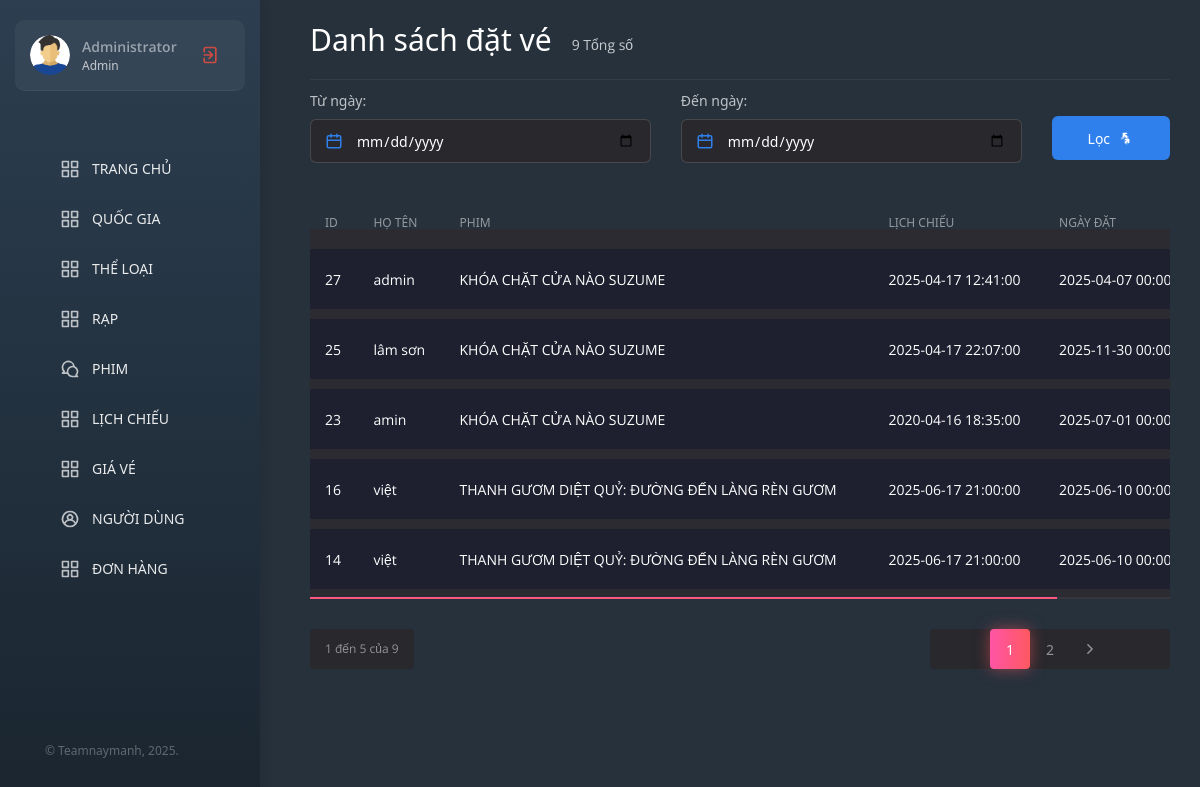
The page /admin/bookings.html (signed in) on the database its author committed.
### tables this page shows
CREATE TABLE IF NOT EXISTS `booking` (
  `id` int NOT NULL AUTO_INCREMENT,
  `user_id` int NOT NULL,
  `schedule_id` int NOT NULL,
  `total_price` int NOT NULL,
  `created_at` datetime DEFAULT NULL,
  `updated_at` datetime DEFAULT NULL,
  PRIMARY KEY (`id`),
  KEY `user_id` (`user_id`),
  KEY `schedule_id` (`schedule_id`),
  CONSTRAINT `booking_ibfk_1` FOREIGN KEY (`user_id`) REFERENCES `user` (`id`),
  CONSTRAINT `booking_ibfk_2` FOREIGN KEY (`schedule_id`) REFERENCES `schedule` (`id`)
);

CREATE TABLE IF NOT EXISTS `user` (
  `id` int NOT NULL AUTO_INCREMENT,
  `full_name` varchar(255) NOT NULL,
  `email` varchar(255) NOT NULL,
  `password` varchar(255) NOT NULL,
  `phone` varchar(255) NOT NULL,
  `address` varchar(255) DEFAULT NULL,
  `is_active` tinyint(1) NOT NULL DEFAULT '1',
  `created_at` datetime DEFAULT NULL,
  `updated_at` datetime DEFAULT NULL,
  PRIMARY KEY (`id`),
  KEY `email` (`email`)
);

CREATE TABLE IF NOT EXISTS `film` (
  `id` int NOT NULL AUTO_INCREMENT,
  `name` varchar(255) NOT NULL,
  `poster` varchar(255) NOT NULL,
  `trailer` varchar(255) NOT NULL,
  `director` varchar(255) NOT NULL,
  `producer` varchar(255) DEFAULT NULL,
  `actor` varchar(255) NOT NULL,
  `opening_day` date NOT NULL,
  `description` varchar(1000) NOT NULL,
  `duration` int NOT NULL,
  `country_id` int DEFAULT NULL,
  `rated_id` int NOT NULL,
  `created_at` datetime DEFAULT NULL,
  `updated_at` datetime DEFAULT NULL,
  PRIMARY KEY (`id`),
  KEY `rated_id` (`rated_id`),
  KEY `country_id` (`country_id`),
  FULLTEXT KEY `name` (`name`),
  CONSTRAINT `film_ibfk_1` FOREIGN KEY (`rated_id`) REFERENCES `rated` (`id`),
  CONSTRAINT `film_ibfk_2` FOREIGN KEY (`country_id`) REFERENCES `country` (`id`)
);

CREATE TABLE IF NOT EXISTS `schedule` (
  `id` int NOT NULL AUTO_INCREMENT,
  `film_id` int NOT NULL,
  `cinema_id` int NOT NULL,
  `room_id` int NOT NULL,
  `start_time` datetime NOT NULL,
  PRIMARY KEY (`id`),
  KEY `film_id` (`film_id`),
  KEY `schedule_ibfk_2` (`cinema_id`),
  KEY `room_id` (`room_id`),
  CONSTRAINT `schedule_ibfk_1` FOREIGN KEY (`film_id`) REFERENCES `film` (`id`),
  CONSTRAINT `schedule_ibfk_2` FOREIGN KEY (`cinema_id`) REFERENCES `cinema` (`id`),
  CONSTRAINT `schedule_ibfk_3` FOREIGN KEY (`room_id`) REFERENCES `room` (`id`)
);

### models/booking.php (called while the page is built, shortened)
<?php
class Booking extends DB
{
  function GetBookings($page = 1, $limit = 10, $filters = [])
  {
    $offset = ($page - 1) * $limit;
    $where = '';
    $query = 'SELECT B.*, U.full_name AS user_full_name, S.start_time AS schedule_start_time, F.id AS film_id, F.name AS film_name, F.poster AS film_poster
              FROM booking B
              LEFT JOIN schedule S ON B.schedule_id = S.id
              LEFT JOIN film F ON S.film_id = F.id
              LEFT JOIN user U ON B.user_id = U.id' . $where . '
              ORDER BY B.id DESC
              LIMIT ' . $offset . ', ' . $limit;
    $a = mysqli_query($this->conn, $query);
    $b = array();
    if (mysqli_num_rows($a)) {
      while ($row = mysqli_fetch_assoc($a)) {
        $b[] = $row;
      }
    }
    return $b;
  }
  function GetCountBookings($filters = [])
  {
    $where = '';
    $query = 'SELECT COUNT(B.id) AS total
              FROM booking B
              LEFT JOIN schedule S ON B.schedule_id = S.id
              LEFT JOIN film F ON S.film_id = F.id
              LEFT JOIN user U ON B.user_id = U.id' . $where;
    $result = mysqli_query($this->conn, $query);
    $total = mysqli_fetch_assoc($result)['total'];
    return $total;
  }
}

### config/DB.php (called while the page is built, shortened)
<?php
class DB
{
    function __construct()
    {
        $conn = mysqli_connect(MYSQL_HOST, MYSQL_USER, MYSQL_PASS, MYSQL_DB) or die('Không thể kết nối tới database!');
        mysqli_set_charset($conn, "utf8");
        $this->conn = $conn;
    }
}

### admin/views/bookings.php (the view, shortened to what this page needs)
<?php
$booking = new Booking;
$filters = [];
$page = isset($_GET['p']) ? intval($_GET['p']) : 1;
$limit = 5;
$total = $booking->GetCountBookings($filters);
$totalPages = ceil($total / $limit);
$bookings = $booking->GetBookings($page, $limit, $filters);
?>
<main class="main">
  <div class="container-fluid">
    <div class="row">
      <div class="col-12">
        <div class="main__title">
          <h2>Danh sách đặt vé</h2>
          <span class="main__title-stat"><?php echo $total; ?> Tổng số</span>
        </div>
      </div>
      <div class="col-12">
        <div class="main__filter">
          <form action="" method="GET" class="main__filter-search">
            <div class="row">
              <div class="col-12 col-md-5">
                <div class="filter__group">
                  <label for="date_from" class="filter__label">Từ ngày:</label>
                  <div class="filter__input-wrap">
                    <span class="filter__icon">
                      <svg xmlns="http://www.w3.org/2000/svg" viewBox="0 0 24 24"><path d="M19,4H17V3a1,1,0,0,0-2,0V4H9V3A1,1,0,0,0,7,3V4H5A3,3,0,0,0,2,7V19a3,3,0,0,0,3,3H19a3,3,0,0,0,3-3V7A3,3,0,0,0,19,4Zm1,15a1,1,0,0,1-1,1H5a1,1,0,0,1-1-1V12H20Zm0-9H4V7A1,1,0,0,1,5,6H7V7A1,1,0,0,0,9,7V6h6V7a1,1,0,0,0,2,0V6h2a1,1,0,0,1,1,1Z"/></svg>
                    </span>
                    <input type="date" name="date_from" id="date_from" class="filter__input" value="<?php echo isset($_GET['date_from']) ? htmlspecialchars($_GET['date_from']) : ''; ?>">
                  </div>
                </div>
              </div>
              <div class="col-12 col-md-5">
                <div class="filter__group">
                  <label for="date_to" class="filter__label">Đến ngày:</label>
                  <div class="filter__input-wrap">
                    <span class="filter__icon">
                      <svg xmlns="http://www.w3.org/2000/svg" viewBox="0 0 24 24"><path d="M19,4H17V3a1,1,0,0,0-2,0V4H9V3A1,1,0,0,0,7,3V4H5A3,3,0,0,0,2,7V19a3,3,0,0,0,3,3H19a3,3,0,0,0,3-3V7A3,3,0,0,0,19,4Zm1,15a1,1,0,0,1-1,1H5a1,1,0,0,1-1-1V12H20Zm0-9H4V7A1,1,0,0,1,5,6H7V7A1,1,0,0,0,9,7V6h6V7a1,1,0,0,0,2,0V6h2a1,1,0,0,1,1,1Z"/></svg>
                    </span>
                    <input type="date" name="date_to" id="date_to" class="filter__input" value="<?php echo isset($_GET['date_to']) ? htmlspecialchars($_GET['date_to']) : ''; ?>">
                  </div>
                </div>
              </div>
              <div class="col-12 col-md-2">
                <button type="submit" class="filter__btn filter__btn--submit">
                  <span>Lọc</span>
                </button>
              </div>
            </div>
          </form>
        </div>
      </div>
      <div class="col-12">
        <div class="main__table-wrap">
          <table class="main__table">
            <thead>
              <tr>
                <th>ID</th>
                <th>HỌ TÊN</th>
                <th>PHIM</th>
                <th>LỊCH CHIẾU</th>
                <th>NGÀY ĐẶT</th>
              </tr>
            </thead>
            <tbody>
              <?php foreach ($bookings as $k => $v) { ?>
                <tr>
                  <td>
                    <div class="main__table-text"><?php echo $v['id']; ?></div>
                  </td>
                  <td>
                    <div class="main__table-text"><?php echo $v['user_full_name']; ?></div>
                  </td>
                  <td>
                    <div class="main__table-text"><?php echo $v['film_name']; ?></div>
                  </td>
                  <td>
                    <div class="main__table-text"><?php echo $v['schedule_start_time']; ?></div>
                  </td>
                  <td>
                    <div class="main__table-text"><?php echo $v['created_at']; ?></div>
                  </td>
                </tr>
              <?php } ?>
            </tbody>
          </table>
        </div>
      </div>
      <?php if ($totalPages > 1) { ?>
      <div class="col-12">
        <div class="paginator-wrap">
          <span><?php echo ($page-1)*$limit+1; ?> đến <?php echo min($page*$limit, $total); ?> của <?php echo $total; ?></span>
          <ul class="paginator">
            <?php
            $startPage = max(1, $page - 2);
            $endPage = min($totalPages, $startPage + 4);
            $queryParams = [];
            if (isset($_GET['page']) && !empty($_GET['page'])) {
              $queryParams[] = 'page=' . htmlspecialchars($_GET['page']);
            }
            $queryString = !empty($queryParams) ? '&' . implode('&', $queryParams) : '';
            for ($i = $startPage; $i <= $endPage; $i++) {
              $activeClass = ($i == $page) ? 'paginator__item--active' : '';
            ?>
            <li class="paginator__item <?php echo $activeClass; ?>"><a href="?p=<?php echo $i; ?><?php echo $queryString; ?>"><?php echo $i; ?></a></li>
            <?php } ?>
            <?php if ($page < $totalPages) { ?>
            <li class="paginator__item paginator__item--next">
              <a href="?p=<?php echo $page+1; ?><?php echo $queryString; ?>"><svg xmlns="http://www.w3.org/2000/svg" viewBox="0 0 24 24"><path d="M15.54,11.29,9.88,5.64a1,1,0,0,0-1.42,0,1,1,0,0,0,0,1.41l4.95,5L8.46,17a1,1,0,0,0,0,1.41,1,1,0,0,0,.71.3,1,1,0,0,0,.71-.3l5.66-5.65A1,1,0,0,0,15.54,11.29Z"></path></svg></a>
            </li>
            <?php } ?>
          </ul>
        </div>
      </div>
      <?php } ?>
    </div>
  </div>
</main>

### admin/views/header.php (style rules this page uses)
* { margin: 0; padding: 0; box-sizing: border-box; }
body { font-family: 'Segoe UI', Arial, sans-serif; background: #26313c; min-height: 100vh; }

### rows shown on the page
booking: id "27", user.full_name "admin", film.name "KHÓA CHẶT CỬA NÀO SUZUME", schedule.start_time "2025-04-17 12:41:00", created_at "2025-04-07…"
booking: id "25", user.full_name "lâm sơn", film.name "KHÓA CHẶT CỬA NÀO SUZUME", schedule.start_time "2025-04-17 22:07:00", created_at "2025-11-30…"
booking: id "23", user.full_name "amin", film.name "KHÓA CHẶT CỬA NÀO SUZUME", schedule.start_time "2020-04-16 18:35:00", created_at "2025-07-01…"
booking: id "16", user.full_name "việt", film.name "THANH GƯƠM DIỆT QUỶ: ĐƯỜNG ĐẾN LÀNG RÈN GƯƠM", schedule.start_time "2025-06-17 21:00:00", created_at "2025-06-10…"
booking: id "14", user.full_name "việt", film.name "THANH GƯƠM DIỆT QUỶ: ĐƯỜNG ĐẾN LÀNG RÈN GƯƠM", schedule.start_time "2025-06-17 21:00:00", created_at "2025-06-10…"

### other values the page prints
$total "9"
min($page*$limit, $total) "5"
